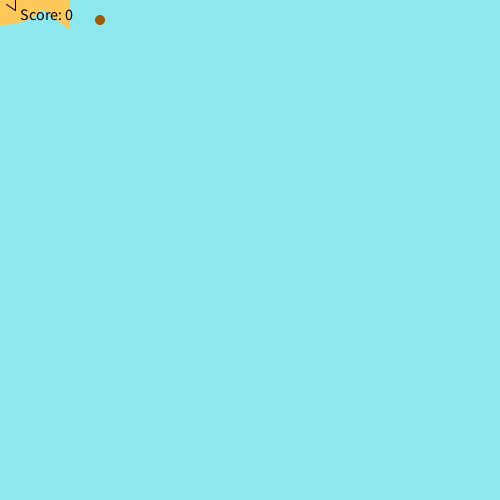
Frame 1 (no input)
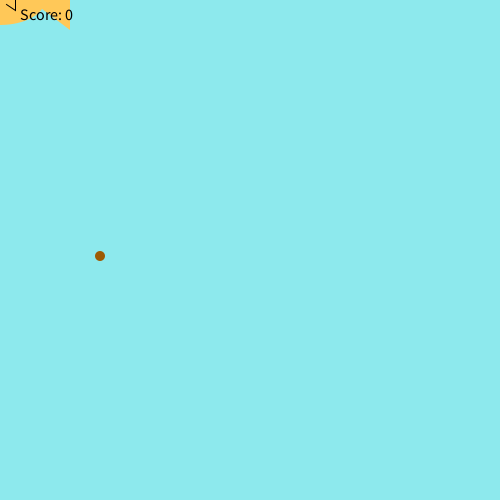
Frame 60 (the mouse pressed at the canvas centre just before this capture)
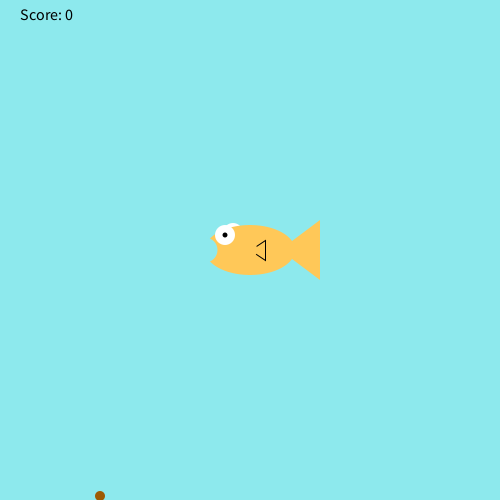
Frame 120 (the mouse held since frame 60 and released just before this capture)

The Processing sketch that drew these frames (run headless with seeded random() and noise(); from frame 60 on, the mouse is pressed at the canvas centre):

// Processing sketch: fish_guy
// ── fish_guy.pde
int foodX = 100;
int foodY = 20;
void draw () {
  background(141,233,237);
  fill(#9D5B03);
  noStroke();
  ellipse(foodX, foodY, 10, 10);
  foodY +=4;
if (foodY>height){
  foodY=0;
  foodX = (int) random(width-20);
}

  drawFish();
checkCatch(foodX, foodY);
fill(0, 0, 0);
textSize(16);
text("Score: " + score, 20, 20);
if (score>19)
text("CONGRATS! You Won!!! :)", 160, 250);

}
int score = 0;
void setup () {
  size(500,500);
}
void drawFish () {
     noStroke();
     fill(255,255,255);
     ellipse(mouseX-17,mouseY-17,20,20); //back side eye
     fill(255,200,88);
     ellipse(mouseX,mouseY,90,50); //body
     triangle(mouseX+30,mouseY,mouseX+70,mouseY+30,mouseX+70,mouseY-30); //tail
     stroke(0);
     triangle(mouseX,mouseY,mouseX+15,mouseY+10,mouseX+15,mouseY-10); //side fin
     noStroke();
     fill(255,200,88);
     ellipse(mouseX,mouseY,15,15); //side fin cover
     noStroke();
     fill(255,255,255);
     ellipse(mouseX-25,mouseY-15,20,20); //front eye
     fill(0,0,0);
     ellipse(mouseX-25,mouseY-15,5,5); //pupil
     fill(141,233,237);
     ellipse(mouseX-45,mouseY,25,25); //mouth
}
  void checkCatch(int x, int y){
     if(x > mouseX && x < mouseX+70){
          if(y > mouseY-17 && y < mouseY+30){
               score++;
               foodY = 20; //if the food was eaten, make more food fall from the top
               foodX = (int) random(width-20);
          }
     }
     else if (foodY > height && score > 0){
          score--;
     }
}
